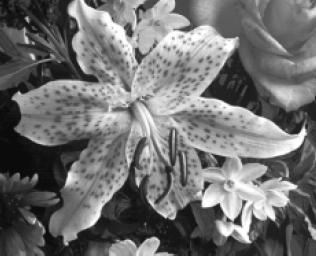
%> input picture exercise 1/flwr.jpg, 316 x 257 px
$ octave tamrin6_bitplane.m   (GNU Octave 9; MATLAB toolbox functions it lacks are replaced by stand-ins)
%> lines starting %> are read from the running program, lines starting %| are printed output that depends on the picture; in (x1, y1, x2, y2) boxes, pixels count from 0 and x2, y2 are one past the last pixel; in counts of white or black regions, pixels touching at a corner belong together; the program's own positions count from 1
clear;
close all;
clc;

%% Load Image
[filename , pathname] = uigetfile({'*.gif';'*.png';'*.jpg';'*.tif';'*.bmp';},'Select a pic');
%> the answer given: flwr.jpg
pic=imread([pathname filename]);
%> pic is the input picture: size 257x316x3 uint8; min 2, max 255, mean 112.9
if size(pic,3)>1
    pic=rgb2gray(pic);
%> pic: size 257x316 uint8
end

%% Processing
B1 = bitget(pic,1)*2^0;
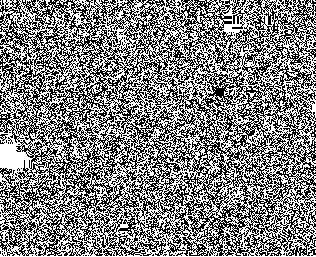
%> B1: size 257x316 double; values 0 (black) and 1 (white), 50.9% white; black in thin lines or dots
B2 = bitget(pic,2)*2^1 ;
%> B2: size 257x316 double; values 0 (black) and 2 (white), 51% white; black in thin lines or dots
B3 = bitget(pic,3)*2^2 ;
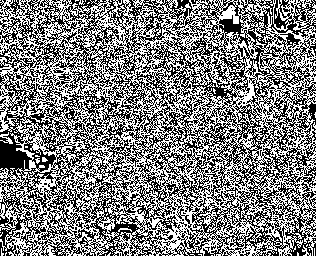
%> B3: size 257x316 double; values 0 (black) and 4 (white), 50.2% white; black in thin lines or dots
B4 = bitget(pic,4)*2^3 ;
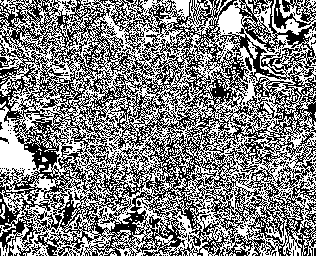
%> B4: size 257x316 double; values 0 (black) and 8 (white), 51.2% white; black in thin lines or dots
B5 = bitget(pic,5)*2^4 ;
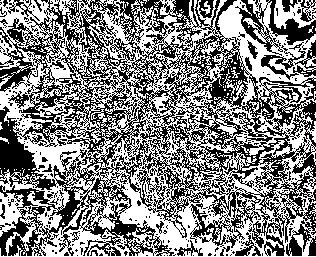
%> B5: size 257x316 double; values 0 (black) and 16 (white), 51.8% white; black in thin lines or dots
B6 = bitget(pic,6)*2^5 ;
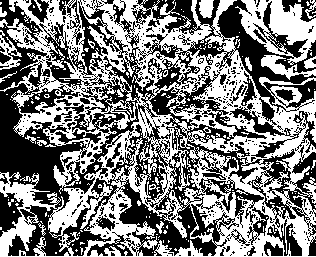
%> B6: size 257x316 double; values 0 (black) and 32 (white), 49.4% white; 265 white regions (238 under 20 px), largest, box (x1, y1, x2, y2) and area: (0, 0, 316, 257) 35036, (235, 0, 316, 65) 2479, (261, 55, 316, 80) 478
B7 = bitget(pic,7)*2^6 ;
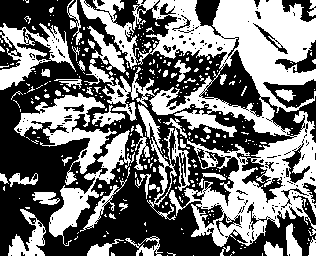
%> B7: size 257x316 double; values 0 (black) and 64 (white), 45.3% white; 324 white regions (280 under 20 px), largest, box (x1, y1, x2, y2) and area: (84, 0, 316, 247) 20094, (14, 93, 117, 185) 2814, (0, 209, 316, 257) 2299
B8 = bitget(pic,8)*2^7 ;
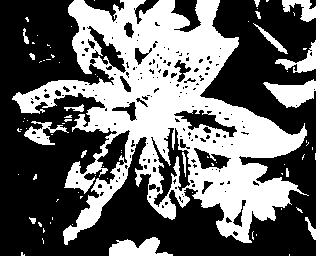
%> B8: size 257x316 double; values 0 (black) and 128 (white), 40.8% white; 78 white regions (61 under 20 px), largest, box (x1, y1, x2, y2) and area: (12, 0, 309, 245) 29024, (0, 237, 316, 257) 1078, (263, 79, 316, 108) 863

%% Show Image
subplot(2,4,1), imshow(uint8(B1),[]), title('b0');
subplot(2,4,2), imshow(uint8(B2),[]), title('b1');
subplot(2,4,3), imshow(uint8(B3),[]), title('b2');
subplot(2,4,4), imshow(uint8(B4),[]), title('b3');
subplot(2,4,5), imshow(uint8(B5),[]), title('b4');
subplot(2,4,6), imshow(uint8(B6),[]), title('b5');
subplot(2,4,7), imshow(uint8(B7),[]), title('b6');
subplot(2,4,8), imshow(uint8(B8),[]), title('b7');

%B=B1+B2+B3+B4+B5+B6+B7+B8;
%imshow(B);

$ run again, on exercise 1/house.tif
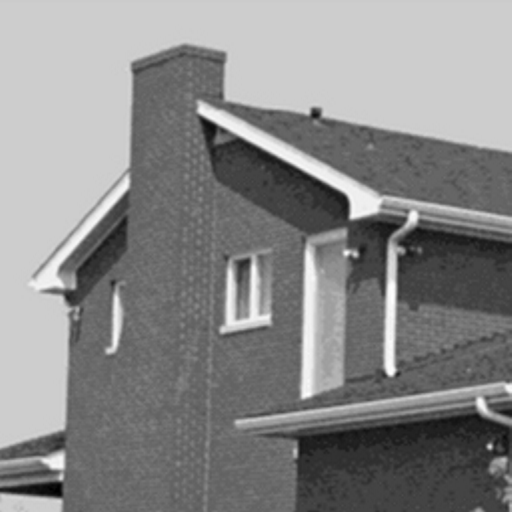
%> input picture exercise 1/house.tif, 512 x 512 px
%> pic is the input picture: size 512x512 uint8; min 0, max 254, mean 136.5
%> `B1 = bitget(pic,1)*2^0;`:
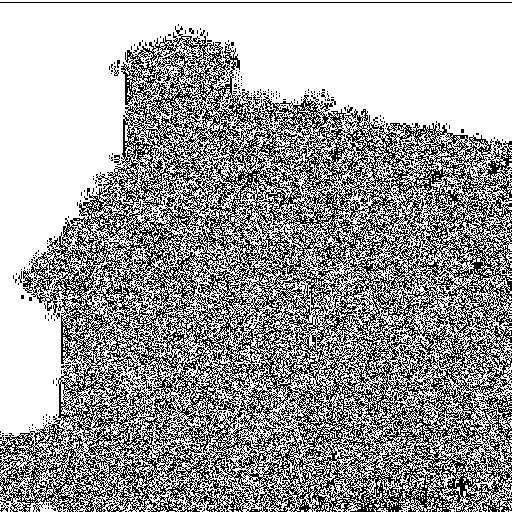
%> B1: size 512x512 double; values 0 (black) and 1 (white), 63.2% white; black in thin lines or dots
%> B2: size 512x512 double; values 0 (black) and 2 (white), 36% white in thin lines or dots
%> B3: size 512x512 double; values 0 (black) and 4 (white), 64.5% white; black in thin lines or dots
%> B4: size 512x512 double; values 0 (black) and 8 (white), 62.8% white; 1242 black regions (1089 under 20 px), largest, box (x1, y1, x2, y2) and area: (27, 40, 512, 512) 79689, (0, 358, 105, 512) 3246, (124, 361, 164, 398) 366
%> B5: size 512x512 double; values 0 (black) and 16 (white), 23.1% white; 1172 white regions (924 under 20 px), largest, box (x1, y1, x2, y2) and area: (184, 92, 512, 512) 29382, (27, 134, 132, 378) 3838, (218, 235, 289, 339) 2274
%> B6: size 512x512 double; values 0 (black) and 32 (white), 50.6% white; 426 black regions (330 under 20 px), largest, box (x1, y1, x2, y2) and area: (0, 0, 512, 450) 85603, (196, 99, 512, 411) 13523, (233, 383, 512, 512) 9849
%> B7: size 512x512 double; values 0 (black) and 64 (white), 84.4% white; 220 black regions (168 under 20 px), largest, box (x1, y1, x2, y2) and area: (290, 413, 512, 504) 10915, (196, 99, 512, 377) 6706, (299, 229, 358, 400) 4793
%> `B8 = bitget(pic,8)*2^7 ;`:
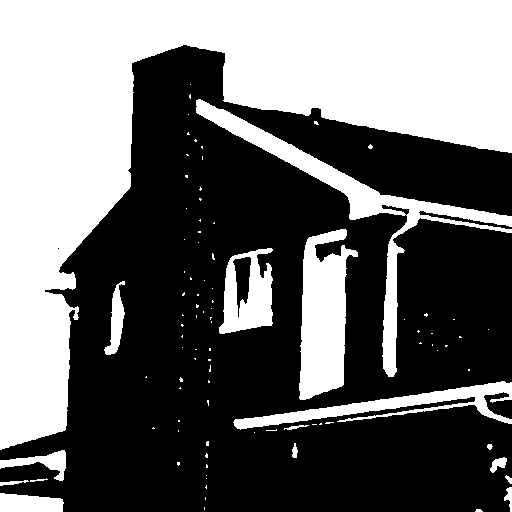
%> B8: size 512x512 double; values 0 (black) and 128 (white), 41.9% white; 93 white regions (77 under 20 px), largest, box (x1, y1, x2, y2) and area: (0, 0, 512, 450) 85584, (196, 99, 512, 377) 7720, (299, 229, 358, 400) 6609

$ run again, on exercise 1/lake.tif
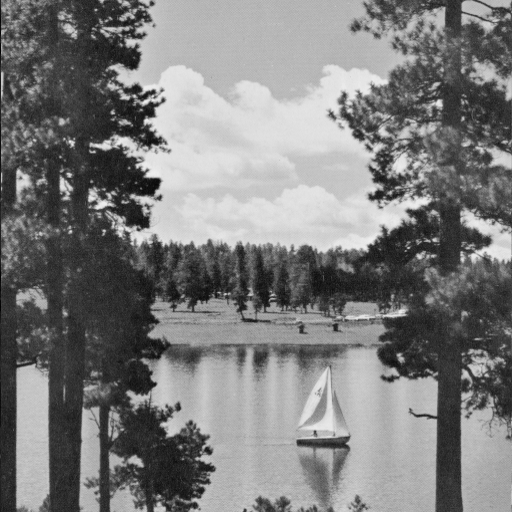
%> input picture exercise 1/lake.tif, 512 x 512 px
%> pic is the input picture: size 512x512 uint8; min 1, max 240, mean 124.4
%> `B1 = bitget(pic,1)*2^0;`:
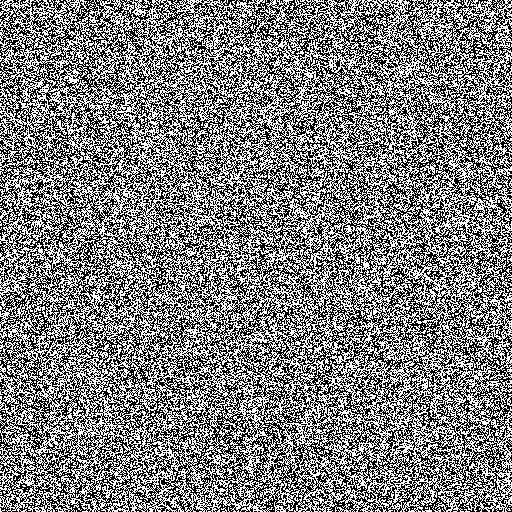
%> B1: size 512x512 double; values 0 (black) and 1 (white), 50% white; black in thin lines or dots
%> B2: size 512x512 double; values 0 (black) and 2 (white), 50% white in thin lines or dots
%> B3: size 512x512 double; values 0 (black) and 4 (white), 50.3% white; black in thin lines or dots
%> B4: size 512x512 double; values 0 (black) and 8 (white), 49.8% white in thin lines or dots
%> B5: size 512x512 double; values 0 (black) and 16 (white), 55.7% white; black in thin lines or dots
%> B6: size 512x512 double; values 0 (black) and 32 (white), 61.1% white; 2668 black regions (2530 under 20 px), largest, box (x1, y1, x2, y2) and area: (85, 0, 512, 512) 68977, (0, 0, 84, 298) 8818, (16, 320, 60, 455) 2742
%> B7: size 512x512 double; values 0 (black) and 64 (white), 39.6% white; 1588 white regions (1473 under 20 px), largest, box (x1, y1, x2, y2) and area: (85, 6, 512, 418) 66016, (1, 0, 84, 289) 10467, (139, 292, 367, 486) 4453
%> `B8 = bitget(pic,8)*2^7 ;`:
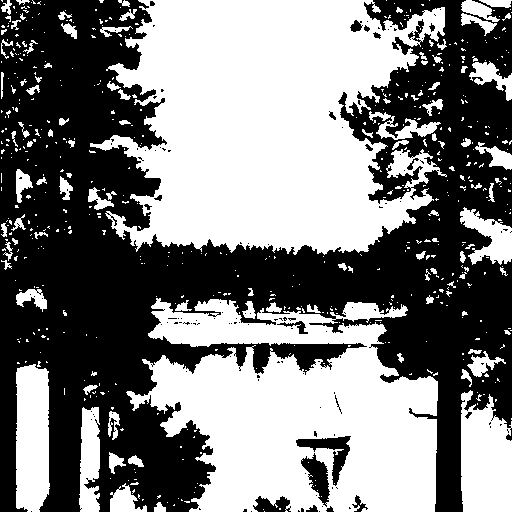
%> B8: size 512x512 double; values 0 (black) and 128 (white), 49.3% white; 592 white regions (492 under 20 px), largest, box (x1, y1, x2, y2) and area: (90, 0, 447, 255) 61793, (126, 298, 438, 512) 43080, (461, 390, 512, 512) 5118
